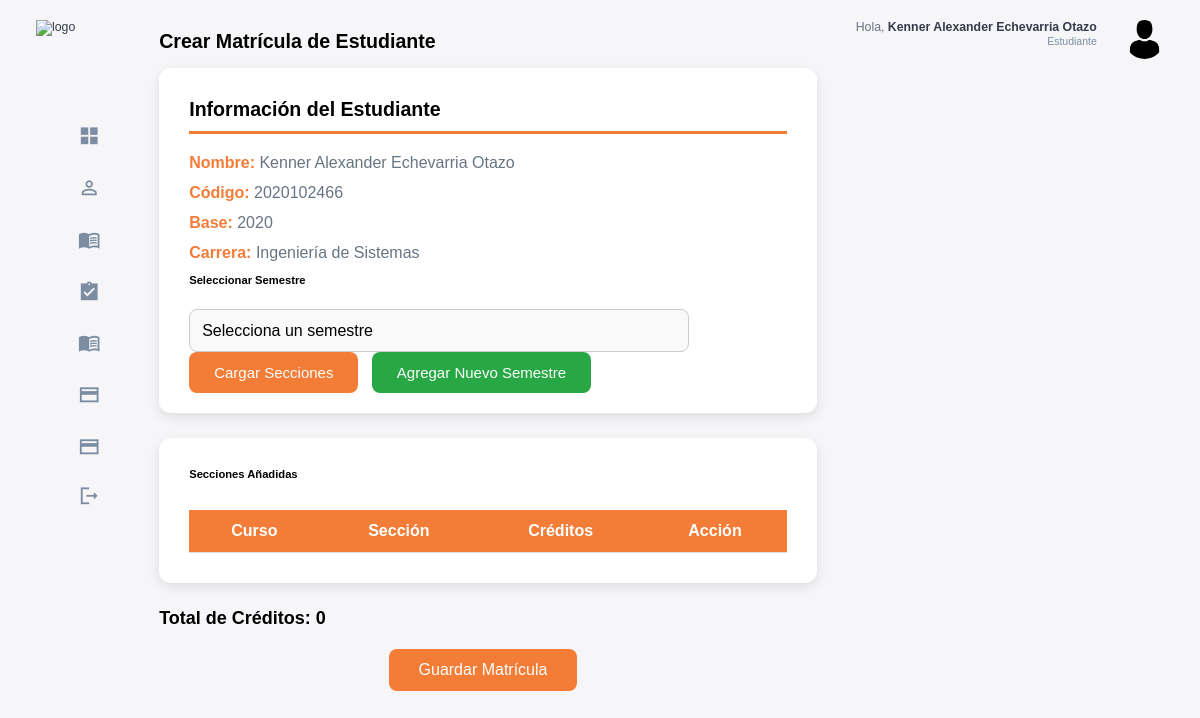
Page /alumnos/crear_matricula_estudiante/ (signed in) on the committed database.
### estudiantes/models.py (models this page shows, shortened)
class Estudiante(models.Model):
    usuario = models.OneToOneField(Usuario, on_delete=models.CASCADE)
    codigo = models.CharField(max_length=10,unique=True)
    base = models.CharField(max_length=20)
    carrera = models.CharField(max_length=100)
    activo = models.BooleanField(default=True)
    def __str__(self):
        return f"{self.usuario.username} - {self.base}"

class InformacionPersonal(models.Model):
    estudiante = models.OneToOneField(Estudiante, on_delete=models.CASCADE)
    dni =  models.CharField(max_length=8,unique= True)
    nombre = models.CharField(max_length=100)
    apellido = models.CharField(max_length=100)
    fecha_nacimiento = models.DateField()

### usuarios/models.py (models this page shows, shortened)
class Usuario(AbstractUser):
    id = models.AutoField(primary_key=True)
    rol = models.ForeignKey(Rol, on_delete=models.CASCADE, null=True, blank=False)

### usuarios/decorators.py (the view)
        def _wrapped_view(request, *args, **kwargs):
            if request.user.is_authenticated and (request.user.rol.nombre_rol == role or request.user.rol.is_admin):
                return view_func(request, *args, **kwargs)
            else:
                raise PermissionDenied  # Lanza un error si no tiene el rol correcto

### index/views.py (called while the page is built, shortened)
@login_required
@role_required('Estudiante')
def crear_matricula_estudiante(request):
    estudiante = get_object_or_404(Estudiante, usuario=request.user)
    print(estudiante)
    semestres = Semestre.objects.filter(estado=True)
    matricula_existente = Matricula.objects.filter(estudiante=estudiante, semestre__estado=True).exists()
    if matricula_existente:
        return render(request, 'index/matricula_ya_registrada.html', {
        'estudiante': estudiante,  # Asegúrate de pasar el estudiante aquí
    })
    if request.method == 'GET':
        return render(request, 'index/crear_matricula_estudiante.html', {
            'semestres': semestres,
            'estudiante': estudiante,  # Pasar la información del estudiante al template
        })

### templates/index/crear_matricula_estudiante.html (shortened to what this page needs)
{% extends 'base_alumnos.html' %}
{% load static %}
{% block extra_css %}
    <link rel="stylesheet" href="{% static 'css/crear_matricula_estudiante.css' %}">
{% endblock %}
{% block content %}
<h2>Crear Matrícula de Estudiante</h2>
<div id="info-estudiante" class="mt-4">
    <h2>Información del Estudiante</h2>
    <p><strong>Nombre:</strong> {{ estudiante.informacionpersonal.nombre }} {{ estudiante.informacionpersonal.apellido }}</p>
    <p><strong>Código:</strong> {{ estudiante.codigo }}</p>
    <p><strong>Base:</strong> {{ estudiante.base }}</p>
    <p><strong>Carrera:</strong> {{ estudiante.carrera }}</p>
    <h4>Seleccionar Semestre</h4>
    <div class="form-group">
        <select id="semestre-select" class="form-control">
            <option value="">Selecciona un semestre</option>
        </select>
        <button id="cargar-secciones" class="btn btn-secondary mt-2">Cargar Secciones</button>
        <button id="agregar-nuevo-semestre" class="btn btn-success mt-2">Agregar Nuevo Semestre</button>
    </div>
</div>
<div id="secciones-seleccionadas" class="mt-4">
    <h4>Secciones Añadidas</h4>
    <table class="table table-bordered">
        <thead>
            <tr>
                <th>Curso</th>
                <th>Sección</th>
                <th>Créditos</th>
                <th>Acción</th>
            </tr>
        </thead>
    </table>
</div>
<p id="total-creditos" class="font-weight-bold">Total de Créditos: 0</p>
<form id="form-matricula" method="POST" action="{% url 'guardar_matricula_estudiante' %}">
    <button type="button" onclick="guardarMatricula()" class="btn btn-primary">Guardar Matrícula</button>
</form>
{% endblock %}

### templates/base_alumnos.html (shortened to what this page needs)
{% load static %}
<!DOCTYPE html>
<html lang="en">
<head>
    <link rel="stylesheet" href="{% static 'css/base.css' %}">
    {% block extra_css %}{% endblock %}
</head>
<body>
    <div class="container">
        <aside>
            <div class="top">
                <div class="logo">
                    <img src="/static/assets/logo_base.png" alt="logo">
                </div>
            </div>
            <div class="sidebar">
                <a href="{% url 'home_estudiante' %}" class="active">
                    <span class="material-icons-sharp">grid_view</span>
                </a>
                <a href="{% url 'perfil_estudiante' %}">
                    <span class="material-icons-sharp">person_outline</span>
                </a>
                <a href="{% url 'cursos_por_ciclo' %}">
                    <span class="material-icons-sharp">menu_book</span>
                </a>
                <a href="{% url 'historial_notas' %}">
                    <span class="material-icons-sharp">assignment_turned_in</span>
                </a>
                <a href="{% url 'validar_pago_alumno' %}">
                    <span class="material-icons-sharp">menu_book</span>
                </a>
                <a href=https://mpago.la/2NvBtDE>
                    <span class="material-icons-sharp">payment</span>
                </a>
                <a href="{% url 'payments_index' %}">
                    <span class="material-icons-sharp">payment</span>
                </a>
                <a href="{% url 'signout' %}">
                    <span class="material-icons-sharp">logout</span>
                </a>
            </div>
        </aside>
        <main>
            {% block content %}
            {% endblock %}
        </main>
        <div class="right">
            <div class="top">
                <div class="profile">
                    <div class="info">
                        {% if request.user.estudiante.informacionpersonal %}
                            <p>Hola, <b>{{ request.user.estudiante.informacionpersonal.nombre }} {{ request.user.estudiante.informacionpersonal.apellido }}</b></p>
                        {% else %}
                            <p>Hola, <b>{{ request.user.username }}</b></p>
                        {% endif %}
                        <small class="text-muted">Estudiante</small>
                    </div>
                    <div class="profile-photo">
                        <img src="/static/assets/perfil_admin.png" alt="perfil_admin">
                    </div>
                </div>
        </div>
    </div>
</body>
</html>

### static/css/base.css (style rules this page uses)
:root { --color-primary: #F25C05; --color-danger: #F26938; --color-success: #41f1b6; --color-warning: #F2A172; --color-white: #fff; --color-info-dark: #7d8da1; --color-info-light: #dce1eb; --color-dark: #363949; --color-light: #f2a1724f; --color-primary-variant: #8f5100; --color-dark-variant: #677483; --color-background: #f6f6f9; --card-border-radius: 2rem; --border-radius-1: 0.4rem; --border-radius-2: 0.8rem; --border-radius-3: 1.2rem; --card-padding: 1.8rem; --padding-1: 1.2rem; --box-shadow: 0 2rem 3rem var(--color-light) }
* { margin: 0; padding: 0; outline: 0; appearance: none; border: 0; text-decoration: none; list-style: none; box-sizing: border-box; }
html { font-size: 14px; }
body { width: 100vw; height: 100vh; font-family: Arial, sans-serif; font-size: 0.88rem; background: var(--color-background); user-select: none; overflow-x: hidden; color: var(--color-dark); }
.container { display: grid; width: 96%; margin: 0 auto; gap: 1.8rem; grid-template-columns: 16rem auto 23rem; }
a { color: var(--color-dark); }
img { display: block; width: 100%; }
h2 { font-size: 1.4rem; }
h4 { font-size: 0.8rem; }
small { font-size: 0.75rem; }
.profile-photo { width: 2.8rem; height: 2.8rem; border-radius: 50%; overflow: hidden; }
.text-muted { color: var(--color-info-dark); }
p { color: var(--color-dark-variant); }
b { color: var(--color-dark); }
aside { height: 100vh; width: 16rem; }
aside .top { display: flex; align-items: center; justify-content: space-between; margin-top: 1.4rem; }
aside .logo { display: flex; gap: 0.8rem; }
aside .logo img { width: 12.5rem; height: 4.5rem; }
aside .sidebar { display: flex; flex-direction: column; height: 86vh; position: relative; top: 3rem; }
aside .sidebar a { display: flex; color: var(--color-info-dark); margin-left: 2rem; gap: 1rem; align-items: center; position: relative; height: 3.7rem; transition: all 300ms ease; padding: 0 1rem; white-space: nowrap; overflow: hidden; text-overflow: ellipsis; }
aside .sidebar a span { font-size: 1.6rem; transition: all 300ms ease; }
aside .sidebar a:last-child { position: absolute; bottom: 2rem; width: 100%; }
main { margin-top: 1.4rem; }
.right { margin-top: 1.4rem; }
.right .top { display: flex; justify-content: end; gap: 2rem; }
.right .top .profile { display: flex; gap: 2rem; text-align: right; }
@media screen and (max-width: 1200px) { .container { width: 94%; grid-template-columns: 7rem auto 23rem; } }
@media screen and (max-width: 1200px) { aside .sidebar a { width: 5.6rem; } }
@media screen and (max-width: 1200px) { aside .sidebar a:last-child { position: relative; margin-top: 1.8rem; } }
@media screen and (max-width: 1200px) { aside .logo img { top: 10px; width: 8.2rem; height: 3.5rem; } }

### static/css/crear_matricula_estudiante.css (style rules this page uses)
h2, h4 { color: #000; font-weight: 600; margin-top: 10px; margin-bottom: 15px; }
#info-estudiante, #secciones-disponibles, #secciones-seleccionadas { background-color: #ffffff; padding: 20px 30px; margin-bottom: 25px; border-radius: 12px; box-shadow: 0 4px 12px rgba(0, 0, 0, 0.1); }
#info-estudiante h2 { margin-bottom: 20px; border-bottom: 3px solid #f37c37; padding-bottom: 10px; }
#info-estudiante p { margin-bottom: 12px; font-size: 16px; }
strong { color: #f37c37; }
.form-group select { width: 100%; max-width: 500px; padding: 12px; border-radius: 8px; border: 1px solid #ccc; margin-top: 8px; font-size: 16px; background-color: #f9f9f9; }
button { padding: 12px 25px; border: none; border-radius: 8px; color: white; font-size: 15px; font-weight: 500; transition: background-color 0.3s ease; margin-right: 10px; cursor: pointer; }
button.btn-secondary { background-color: #f37c37; }
button.btn-success { background-color: #28a745; }
button.btn-primary { background-color: #f37c37; }
.table { width: 100%; margin-top: 20px; border-collapse: separate; border-spacing: 0 10px; }
.table thead { background-color: #f37c37; color: white; font-size: 16px; border-radius: 8px; }
.table th, .table td { text-align: center; padding: 12px; vertical-align: middle; }
.table-bordered th, .table-bordered td { border-bottom: 1px solid #ddd; }
#total-creditos { font-size: 18px; color: #000; font-weight: 600; margin-top: 25px; }
form { display: flex; justify-content: center; margin-top: 20px; }
form button { padding: 12px 30px; font-size: 16px; }

### rows in the picture
Estudiante: informacionpersonal.nombre "Kenner Alexander", informacionpersonal.apellido "Echevarria Otazo", codigo "2020102466", base "2020", carrera "Ingeniería de Sistemas"
Usuario: user.estudiante.informacionpersonal.nombre "Kenner Alexander", user.estudiante.informacionpersonal.apellido "Echevarria Otazo"
